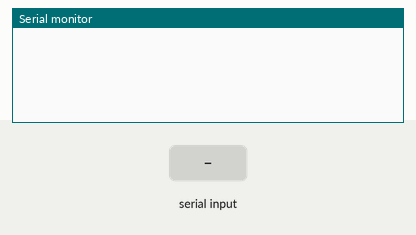
Recording of a sketch running on a simulated Arduino Uno, built with avr-gcc and run on an emulated ATmega328P. Shown: the last lines printed to the serial monitor. Inputs (shaded band) come from the test bench.

Above: at 1.2 s.
1.3 s: "0" received over the second serial link
At 2.2 s:
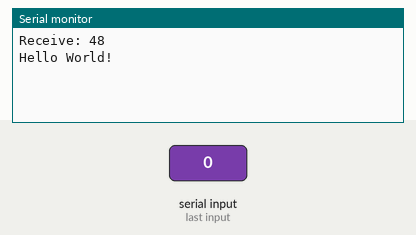
2.8 s: "1" received over the second serial link
At 3.3 s:
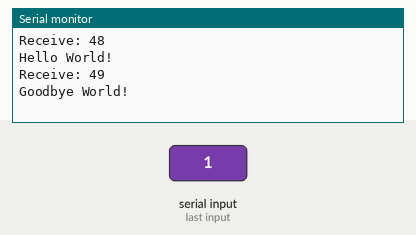
4.3 s: "2" received over the second serial link
At 5.2 s:
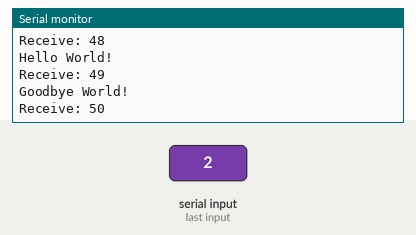

The sketch:

Slave.ino
```cpp
// Slave: HC-05 của Minh
// ADDR:0022:12:018E86
#include <SoftwareSerial.h>
// pin 3 => RX
// pin 2 => TX
SoftwareSerial BTSerial(2, 3); // RX | TX

void setup()
{
  Serial.begin(9600);
  BTSerial.begin(9600);
}

void loop()
{
  if (BTSerial.available()) {
    int code = BTSerial.read();
    Serial.print("Receive: ");
    Serial.println(code);
    if (code == '0') {
      Serial.println("Hello World!");
    } else if (code == '1') {
      Serial.println("Goodbye World!");
    }
  }
}
```

Measured:
- after the input at 1.3 s, the serial monitor: prints a new line at once (image 1)
- after the input at 2.8 s, the serial monitor: prints a new line at once (image 2)
- after the input at 4.3 s, the serial monitor: prints a new line at once (image 3)
